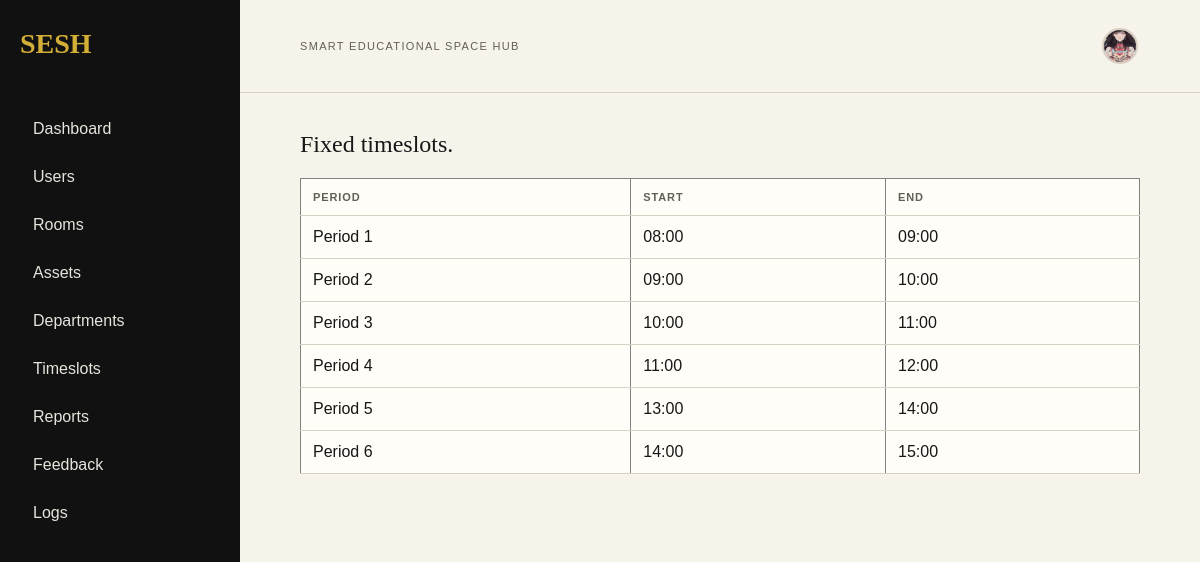
The app's page /admin/timeslots.php (signed in) with its own data.
### tables this page shows
CREATE TABLE timeslot (slot_id INT AUTO_INCREMENT PRIMARY KEY, slot_name VARCHAR(30) NOT NULL UNIQUE, start_time TIME NOT NULL, end_time TIME NOT NULL);

### includes/functions.php (called while the page is built, shortened)
<?php
if (!function_exists('db_escape')) {
function profile_photo_url($user_id)
{
	$directory = '../images/profiles/';
	$base_url = BASE_URL . '/images/profiles/';
	$jpg_file = $directory . $user_id . '.jpg';
	if (is_file($jpg_file)) {
		return $base_url . $user_id . '.jpg';
	} else if (is_file($directory . $user_id . '.jpeg')) {
		return $base_url . $user_id . '.jpeg';
	} else if (is_file($directory . $user_id . '.png')) {
		return $base_url . $user_id . '.png';
	} else if (is_file($directory . $user_id . '.webp')) {
		return $base_url . $user_id . '.webp';
	}
	return null;
}
}

### admin/timeslots.php (the view, shortened to what this page needs)
<?php
global $conn;
	$slots = mysqli_query(
	$conn,
    'SELECT slot_id, slot_name, start_time, end_time
     FROM timeslot
     ORDER BY slot_id'
);
include "../includes/header.php";
?>
<section>
    <h1>Fixed timeslots.</h1>
    <table border="1" cellpadding="5" cellspacing="0">
        <tr>
            <th>Period</th>
            <th>Start</th>
            <th>End</th>
        </tr>
        <?php if (mysqli_num_rows($slots) > 0): ?>
        <?php while ($s = mysqli_fetch_assoc($slots)): ?>
            <tr>
                <td><?php echo htmlspecialchars($s['slot_name'], ENT_QUOTES, 'UTF-8'); ?></td>
                <td><?php echo htmlspecialchars(substr($s['start_time'], 0, 5), ENT_QUOTES, 'UTF-8'); ?></td>
                <td><?php echo htmlspecialchars(substr($s['end_time'], 0, 5), ENT_QUOTES, 'UTF-8'); ?></td>
            </tr>
        <?php endwhile; ?>
        <?php else: ?>
            <tr><td colspan="3">No timeslots found.</td></tr>
        <?php endif; ?>
    </table>
</section>
<?php include "../includes/footer.php"; ?>

### includes/header.php (shortened to what this page needs)
<?php
$header_photo = profile_photo_url((int) $_SESSION['user_id']);
?>
<!doctype html>
<html lang="en">
<head>
	<link rel="stylesheet" href="<?php echo htmlspecialchars(BASE_URL, ENT_QUOTES, 'UTF-8'); ?>/css/layout.css?v=10">
	<link rel="stylesheet" href="<?php echo htmlspecialchars(BASE_URL, ENT_QUOTES, 'UTF-8'); ?>/css/style.css?v=6">
</head>
<body>
	<div class="app">
		<aside><?php include "sidebar.php"; ?></aside>
		<main>
			<header class="topbar">
				<span class="eyebrow">Smart Educational Space Hub</span>
				<div class="account-menu">
					<button type="button" id="accountToggle" class="account" onclick="toggleAccountMenu()" title="Open account menu" aria-label="Open account menu">
						<?php if ($header_photo !== null): ?>
							<img class="avatar" src="<?php echo htmlspecialchars($header_photo, ENT_QUOTES, 'UTF-8'); ?>" alt="Profile photo">
						<?php else: ?>
							<span class="avatar avatar-fallback" aria-hidden="true"></span>
						<?php endif; ?>
					</button>
				</div>
			</header>

### includes/sidebar.php (shortened to what this page needs)
<a class="brand" href="../index.php">SESH</a>
<nav>
	<?php if ($_SESSION['role'] === ROLE_ADMIN): ?>
		<a href="../admin/dashboard.php">Dashboard</a>
		<a href="../admin/users.php">Users</a>
		<a href="../admin/rooms.php">Rooms</a>
		<a href="../admin/assets.php">Assets</a>
		<a href="../admin/departments.php">Departments</a>
		<a href="../admin/timeslots.php">Timeslots</a>
		<a href="../admin/bookings_report.php">Reports</a>
		<a href="../admin/feedback_track.php">Feedback</a>
		<a href="../admin/logs.php">Logs</a>
	<?php endif; ?>
</nav>

### includes/footer.php (shortened to what this page needs)
?></main></div><script src="../js/script.js?v=7"></script></body></html>

### css/layout.css (style rules this page uses)
:root { --ink: #171717; --muted: #625f57; --paper: #f6f3eb; --line: #d8d1c3; --accent: #d4af37; --gold: #d4af37; }
* { box-sizing: border-box; }
body { margin: 0; background: var(--paper); color: var(--ink); font-family: Arial, sans-serif; }
.app { display: grid; grid-template-columns: 240px 1fr; min-height: 100vh; }
aside { position: sticky; top: 0; align-self: start; display: flex; flex-direction: column; height: 100vh; overflow-y: auto; padding: 28px 20px; background: #111111; color: #e9e7df; }
.brand { font: 700 28px Georgia, serif; color: var(--gold); text-decoration: none; }
nav { display: grid; gap: 6px; margin-top: 48px; }
nav a { padding: 12px 10px; border-left: 3px solid transparent; color: #e7e4dc; text-decoration: none; }
.topbar { position: sticky; top: 0; z-index: 10; display: flex; align-items: center; justify-content: space-between; gap: 20px; padding: 26px 5vw; border-bottom: 1px solid var(--line); background: var(--paper); color: var(--muted); font-size: 13px; }
.eyebrow { font-size: 11px; letter-spacing: .12em; text-transform: uppercase; }
.account-menu { position: relative; }
.account { display: flex; align-items: center; justify-content: center; width: 40px; height: 40px; padding: 0; border: 0; border-radius: 50%; background: transparent !important; font: inherit; cursor: pointer; color: var(--muted) !important; text-decoration: none !important; }
.avatar { width: 36px; height: 36px; border: 2px solid var(--line); border-radius: 50%; object-fit: cover; }
main > section, main > .content { max-width: 1200px; margin: 0 auto; padding: 38px 5vw; }

### css/style.css (style rules this page uses)
h1, h2, h3 { margin-top: 0; font-family: Georgia, serif; font-weight: normal; }
.button, button { display: inline-block; padding: 11px 16px; border: 0; background: #111111; color: var(--gold); font: 14px Arial, sans-serif; text-decoration: none; cursor: pointer; }
table { width: 100%; border-collapse: collapse; background: #fffdf8; }
th, td { padding: 12px; border-bottom: 1px solid var(--line); text-align: left; vertical-align: top; }
th { color: var(--muted); font-size: 11px; letter-spacing: .08em; text-transform: uppercase; }

### records on screen
timeslot: slot_name "Period 1", start_time "08:00", end_time "09:00"
timeslot: slot_name "Period 2", start_time "09:00", end_time "10:00"
timeslot: slot_name "Period 3", start_time "10:00", end_time "11:00"
timeslot: slot_name "Period 4", start_time "11:00", end_time "12:00"
timeslot: slot_name "Period 5", start_time "13:00", end_time "14:00"
timeslot: slot_name "Period 6", start_time "14:00", end_time "15:00"
